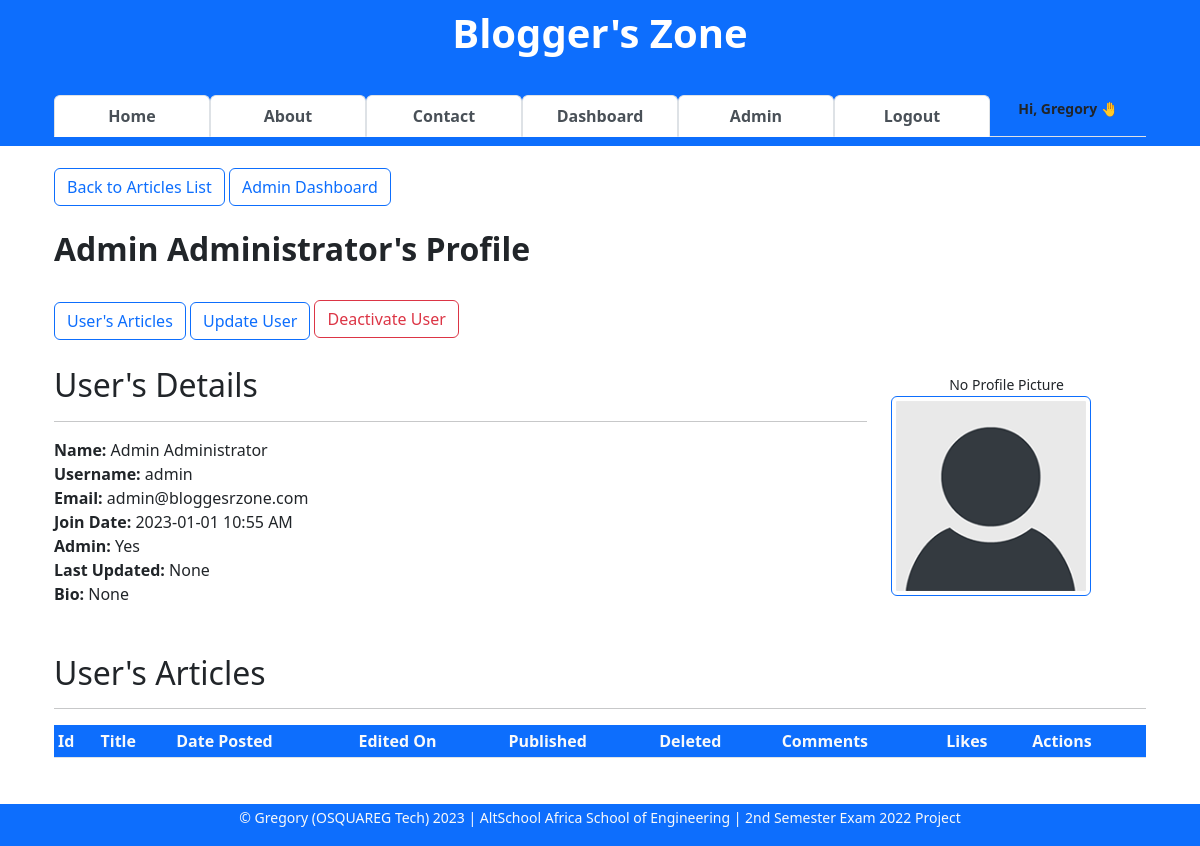
Page /admin-user/view/1 (signed in) on the committed database.
### app/models.py (models this page shows, shortened)
class User(db.Model, UserMixin):
    __tablename__ = "users"
    id = db.Column(db.Integer, primary_key=True)
    firstname = db.Column(db.String(255), nullable=False)
    lastname = db.Column(db.String(255), nullable=False)
    username = db.Column(db.String(25), nullable=False, unique=True)
    email = db.Column(db.Text(150), nullable=False, unique=True)
    password_hash = db.Column(db.Text(255), nullable=False, unique=True)
    bio = db.Column(db.Text(), nullable=True)
    date_joined = db.Column(db.DateTime, default=datetime.utcnow)
    is_active = db.Column(db.Boolean, default=True)
    is_admin = db.Column(db.Boolean, default=False)
    profile_pic = db.Column(db.String(), nullable=True)
    last_updated_by = db.Column(db.String)
    last_updated_on = db.Column(db.DateTime, onupdate=datetime.utcnow)
    articles = db.relationship("Article", backref="author")
    comments = db.relationship("Comment", backref="commenter")
    article_likes = db.relationship("ArticleLike", backref="art_liker")
    comment_likes = db.relationship("CommentLike", backref="com_liker")

### app/admin/admin_users.py (the view)
@blueprint.route("/view/<int:id>", methods=["GET"])
@login_required
def view(id):
    user = User.query.get_or_404(id)
    user_articles = Article.query.filter(Article.author_id == user.id).all()
    comment_likes_cnts = db.session \
        .query(Article.id.label("article_id"),
               func.count(Comment.comment).label("comments_count"),
               func.count(ArticleLike.user_id).label("likes_count")) \
        .outerjoin(Comment, Comment.article_id == Article.id) \
        .outerjoin(ArticleLike, ArticleLike.article_id == Article.id) \
        .group_by(Article.id).all()
    context = {
        "user": user,
        "user_articles": user_articles,
        "comment_likes_cnts": comment_likes_cnts
    }
    return render_template("admin-user-dashboard.html", title=f"Admin - {user.firstname}'s Dashboard", **context)

### app/main.py (called while the page is built)
@login_man.user_loader
def user_loader(id):
    return User.query.get(int(id))

@app.before_request
def before_request():
    session.permanent = True
    app.permanent_session_lifetime = timedelta(minutes=int(sett.login_session_minutes))

### app/admin/templates/admin-user-dashboard.html (shortened to what this page needs)
{% extends 'base.html' %}
{% block content %}
<div class="container">
    <div>
        <a href="/#all-articles-list" class="btn btn-outline-primary">Back to Articles List</a>
        <a href="{{ url_for('admin.admin', un=current_user.username) }}" class="btn btn-outline-primary">Admin Dashboard</a>
    </div>
    <br>
    <div>
        <h2><b>{{ user.firstname }} {{ user.lastname }}'s Profile</b></h2>
    </div>
    <br>
    <div class="row">
        <div class="col-9">
            <div>
                <a href="#user-articles" class="btn btn-outline-primary">User's Articles</a>
                <a href="{{ url_for('admin-users.update', id=user.id) }}" class="btn btn-outline-primary">Update User</a>
                <a href="{{ url_for('admin-users.deactivate', id=user.id) }}"
                    class="btn btn-outline-danger mb-1 border border-danger">Deactivate User</a>
            </div>
            <br>
            <div>
                <h2>User's Details</h2>
                <hr>
                <strong>Name:</strong> {{ user.firstname }} {{ user.lastname }} <br>
                <strong>Username:</strong> {{ user.username }} <br>
                <strong>Email:</strong> {{ user.email }} <br>
                <strong>Join Date:</strong> {{ user.date_joined.strftime('%Y-%m-%d %I:%M %p') }} <br>
                <strong>Admin:</strong>
                {% if user.is_admin %} Yes
                {% else %} No
                {% endif %} <br>
                <strong>Last Updated:</strong>
                {% if user.last_updated_on is none %}
                {{ None }} {% else %}
                {{ user.last_updated_on.strftime('%Y-%m-%d %I:%M %p') }}
                {% endif %} <br>
                <strong>Bio:</strong> {{ user.bio }} <br>
            </div><br>
        </div>
        <div class="row col-3">
            <div>
                <br><br><br>
                {% if user.profile_pic %}
                <img src="{{ url_for('static', filename='images/' + user.profile_pic)}}"  class="float-right img-thumbnail border-primary" width="200">
                {% else %}
                <center><small>No Profile Picture</small></center>
                <img src="{{ url_for('static', filename='images/default_profile_pic.png')}}" class="float-right img-thumbnail border-primary" width="200">
                {% endif %}
            </div>
        </div>
    </div>
    <br>
    <div id="user-articles">
        <h2> User's Articles </h2>
        <hr>
        <table class="table table-sm table-hover">
            <thead class="table-responsive bg-primary text-light">
                <th>Id</th>
                <th>Title</th>
                <th>Date Posted</th>
                <th>Edited On</th>
                <th>Published</th>
                <th>Deleted</th>
                <th>Comments</th>
                <th>Likes</th>
                <th>Actions</th>
            </thead>
        </table>
    </div>
</div>
{% endblock content %}

### app/templates/base.html (shortened to what this page needs)
<!DOCTYPE html>
<html lang="en">
<head>
    <link rel="stylesheet" href="{{url_for('static',filename='css/tab-style.css')}}" type="text/css">
    <link rel="stylesheet" href="{{url_for('static', filename='css/ckeditor-styles.css')}}" type="text/css">
    <link href="https://cdn.jsdelivr.net/npm/bootstrap@5.2.2/dist/css/bootstrap.min.css" rel="stylesheet">
</head>
<body onload="openPage('Published', this, 'rgb(0, 89, 250)', 'white')">
    <nav class="navbar navbar-light fixed-top text-lg-center bg-primary border border-primary" >
        <div class="container container-sm">
            <div class="container">
                <a class="navbar-brand" href="{{url_for('general.index')}}">
                    <h1 class="text-white"><b>Blogger's Zone</b></h1>
                </a>
            </div>
            <div class="container">
                <ul class="nav navbar-dark nav-tabs nav-justified">
                    <li class="nav-item">
                        <a class="nav-link active" href="{{url_for('general.index')}}"><b>Home</b></a>
                    </li>
                    <li class="nav-item">
                        <a class="nav-link active" href="{{ url_for('general.about') }}"><b>About</b></a>
                    </li>
                    <li class="nav-item">
                        <a class="nav-link active" href="{{ url_for('general.message') }}"><b>Contact</b></a>
                    </li>
                    {% if current_user.is_authenticated %}
                    <li class="nav-item">
                        <a class="nav-link active" href="{{url_for('user.dashboard')}}"><b>Dashboard</b></a>
                    </li>
                    {% if current_user.is_admin %}
                    <li class="nav-item">
                        <a class="nav-link active" href="{{url_for('admin.admin', un=current_user.username)}}"><b>Admin</b></a>
                    </li>
                    {% endif %}
                    <li class="nav-item">
                        <a class="nav-link active" href="{{ url_for('auth.logout') }}"><b>Logout</b></a>
                    </li>
                    <li class="nav-item">
                        <small class="align-bottom"><b class="text-end">Hi, {{current_user.firstname}} 🤚</b></small>
                    </li>
                    {% endif %}
                </ul>
            </div>
        </div>
    </nav>
    <main>
        <div><br><br><br><br><br><br><br></div>
        <div class="container">
            {% block content %}
            {% endblock content %}
        </div>
        <div><br><br><br></div>
    </main>
    <div class="text-md-center text-muted bg-primary border border-primary fixed-bottom">
        <footer>
            <p class="text-light">
                <small>
                    &copy Gregory (OSQUAREG Tech)
                    <script>document.write(new Date().getFullYear())</script> | AltSchool Africa School of Engineering | 2nd Semester Exam 2022 Project
                </small>
            </p>
        </footer>
    </div>
</body>
</html>

### app/static/css/tab-style.css (style rules this page uses)
a { text-decoration: none; }

### app/static/css/ckeditor-styles.css (style rules this page uses)
:root { --ck-color-image-caption-background: hsl(0, 0%, 97%); --ck-color-image-caption-text: hsl(0, 0%, 20%); --ck-color-mention-background: hsla(341, 100%, 30%, 0.1); --ck-color-mention-text: hsl(341, 100%, 30%); --ck-color-table-caption-background: hsl(0, 0%, 97%); --ck-color-table-caption-text: hsl(0, 0%, 20%); --ck-highlight-marker-blue: hsl(201, 97%, 72%); --ck-highlight-marker-green: hsl(120, 93%, 68%); --ck-highlight-marker-pink: hsl(345, 96%, 73%); --ck-highlight-marker-yellow: hsl(60, 97%, 73%); --ck-highlight-pen-green: hsl(112, 100%, 27%); --ck-highlight-pen-red: hsl(0, 85%, 49%); --ck-image-style-spacing: 1.5em; --ck-inline-image-style-spacing: calc(var(--ck-image-style-spacing) / 2); --ck-todo-list-checkmark-size: 16px; }

### rows in the picture
User: firstname "Gregory"
User: firstname "Admin", lastname "Administrator", username "admin", email "admin@bloggesrzone.com", date_joined "2023-01-01 10:55 AM", bio "None"

### other values in the picture
{{ None }} "None"
